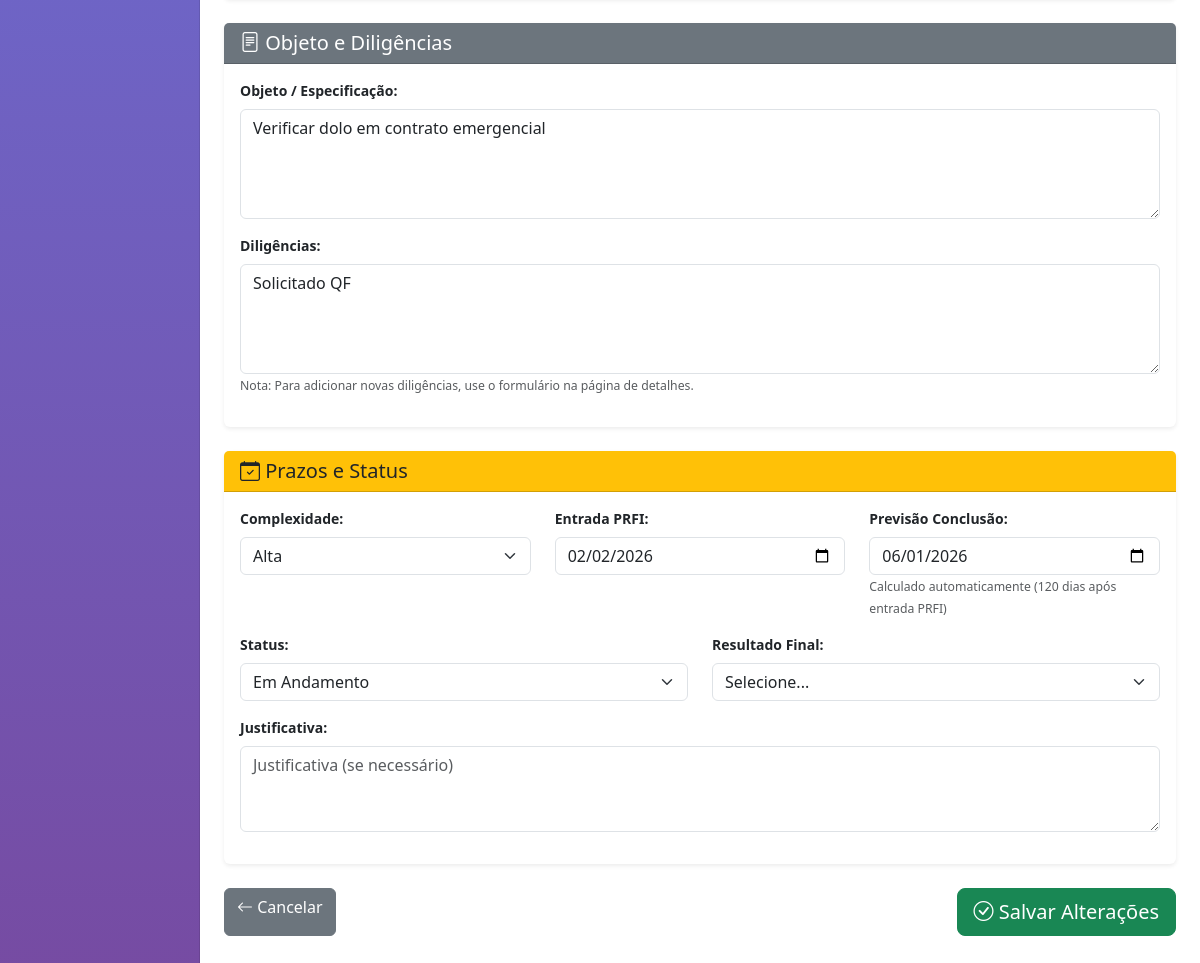
Page /investigacoes/3/editar (signed in, lower part) on the earlier database version.
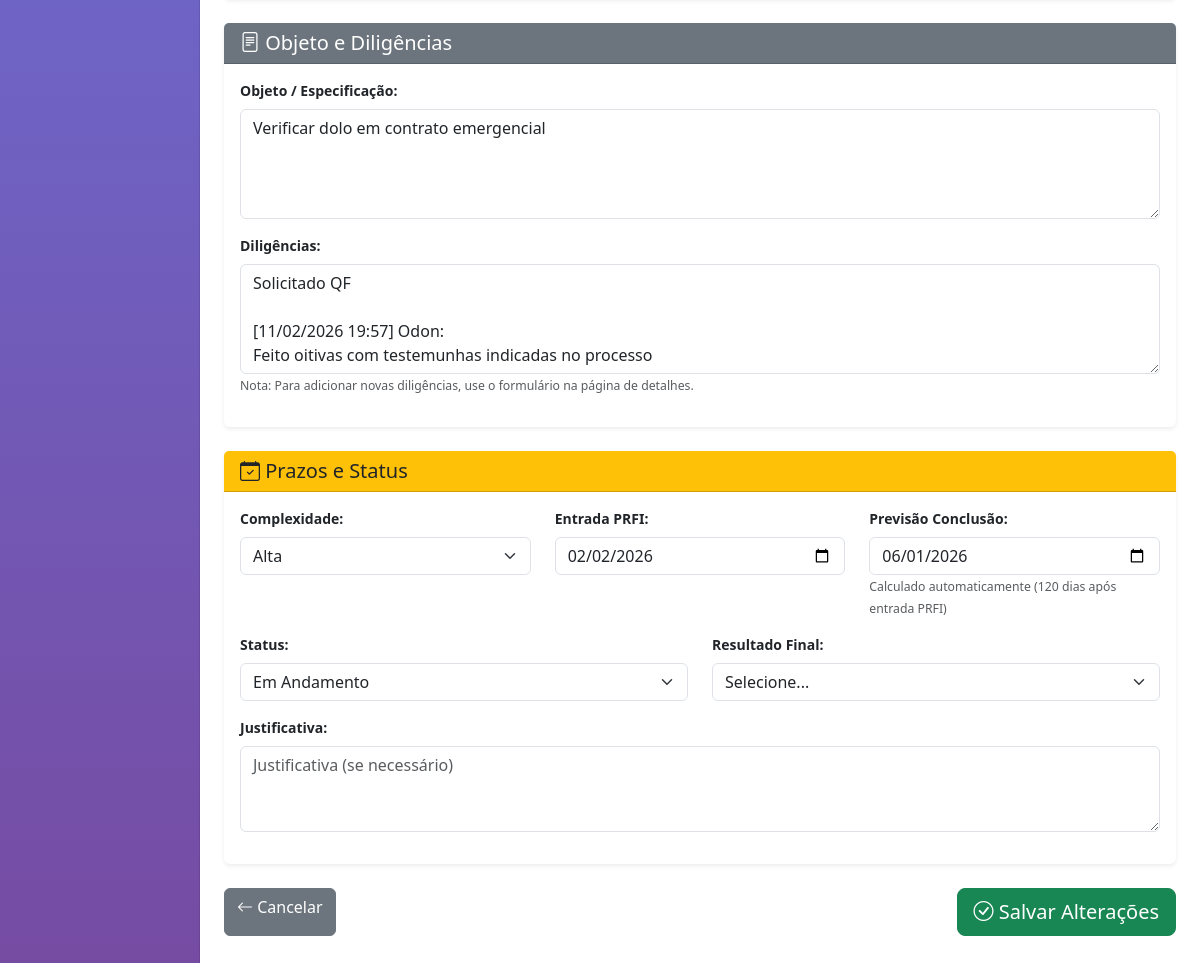
Same page on the later database version.
### models.py (models this page shows, shortened)
class Investigacao(db.Model):
    __tablename__ = 'investigacoes'
    id = db.Column(db.Integer, primary_key=True)
    responsavel = db.Column(db.String(100), nullable=False)
    origem = db.Column(db.String(50))
    canal = db.Column(db.String(50))
    protocolo_origem = db.Column(db.String(100))
    admitida_ou_inadmitida = db.Column(db.String(20))
    unidade_origem = db.Column(db.String(100))
    classificacao = db.Column(db.String(100))
    assunto = db.Column(db.String(200))
    processo_gdoc = db.Column(db.String(100))
    ano = db.Column(db.Integer)
    denunciante = db.Column(db.String(200))
    matricula_denunciado = db.Column(db.String(50))
    nome_denunciado = db.Column(db.String(200))
    setor = db.Column(db.String(100))
    diretoria = db.Column(db.String(100))
    vinculo = db.Column(db.String(50))
    objeto_especificacao = db.Column(db.Text)
    diligencias = db.Column(db.Text)
    complexidade = db.Column(db.String(20))
    entrada_prfi = db.Column(db.Date)
    portaria_instauracao = db.Column(db.String(100))
    distribuicao_prfip = db.Column(db.Date)
    distribuicao_prfir = db.Column(db.Date)
    previsao_conclusao = db.Column(db.Date)
    data_conclusao = db.Column(db.Date, nullable=True)  # ✅ NOVO CAMPO ADICIONADO!
    status = db.Column(db.String(50), default='Em Andamento')
    resultado_final = db.Column(db.String(200))
    justificativa = db.Column(db.Text)
    envio_prfi = db.Column(db.Date)
    envio_prf = db.Column(db.Date)
    criado_em = db.Column(db.DateTime, default=datetime.utcnow)
    atualizado_em = db.Column(db.DateTime, default=datetime.utcnow, onupdate=datetime.utcnow)
    historico = db.relationship('HistoricoDiligencia', backref='investigacao', lazy=True, cascade='all, delete-orphan')

### app.py (the view, shortened to what this page needs)
@app.route('/investigacoes/<int:id>/editar', methods=['GET', 'POST'])
def editar_investigacao(id):
    if 'usuario' not in session:
        flash('Você precisa fazer login primeiro!', 'warning')
        return redirect(url_for('login'))
    if session.get('nivel') not in ['admin', 'investigador']:
        flash('Você não tem permissão para editar investigações!', 'danger')
        return redirect(url_for('detalhes', id=id))
    investigacao = Investigacao.query.get_or_404(id)
    return render_template('editar_investigacao.html', investigacao=investigacao)

### templates/editar_investigacao.html (shortened to what this page needs)
{% extends "base.html" %}
{% block content %}
<form method="POST" action="{{ url_for('editar_investigacao', id=investigacao.id) }}">
    <div class="card mb-4">
        <div class="card-header bg-secondary text-white">
            <h5 class="mb-0"><i class="bi bi-file-text"></i> Objeto e Diligências</h5>
        </div>
        <div class="card-body">
            <div class="row">
                <div class="col-12 mb-3">
                    <label class="form-label"><strong>Objeto / Especificação:</strong></label>
                    <textarea class="form-control" name="objeto_especificacao" rows="4" placeholder="Descreva o objeto da investigação...">{{ investigacao.objeto_especificacao or '' }}</textarea>
                </div>
                <div class="col-12 mb-3">
                    <label class="form-label"><strong>Diligências:</strong></label>
                    <textarea class="form-control" name="diligencias" rows="4" placeholder="Descreva as diligências realizadas...">{{ investigacao.diligencias or '' }}</textarea>
                    <small class="text-muted">Nota: Para adicionar novas diligências, use o formulário na página de detalhes.</small>
                </div>
            </div>
        </div>
    </div>
    <div class="card mb-4">
        <div class="card-header bg-warning">
            <h5 class="mb-0"><i class="bi bi-calendar-check"></i> Prazos e Status</h5>
        </div>
        <div class="card-body">
            <div class="row">
                <div class="col-md-4 mb-3">
                    <label class="form-label"><strong>Complexidade:</strong></label>
                    <select class="form-select" name="complexidade">
                        <option value="Alta" {% if investigacao.complexidade == 'Alta' %}selected{% endif %}>Alta</option>
                    </select>
                </div>
                <div class="col-md-4 mb-3">
                    <label class="form-label"><strong>Entrada PRFI:</strong></label>
                    <input type="date" class="form-control" name="entrada_prfi" id="entrada_prfi" value="{{ investigacao.entrada_prfi.strftime('%Y-%m-%d') if investigacao.entrada_prfi else '' }}">
                </div>
                <div class="col-md-4 mb-3">
                    <label class="form-label"><strong>Previsão Conclusão:</strong></label>
                    <input type="date" class="form-control" name="previsao_conclusao" id="previsao_conclusao" value="{{ investigacao.previsao_conclusao.strftime('%Y-%m-%d') if investigacao.previsao_conclusao else '' }}">
                    <small class="text-muted">Calculado automaticamente (120 dias após entrada PRFI)</small>
                </div>
<div class="col-md-6 mb-3">
    <label class="form-label"><strong>Status:</strong></label>
    <select class="form-select" name="status" id="status">
        <option value="Em Andamento" {% if investigacao.status == 'Em Andamento' %}selected{% endif %}>Em Andamento</option>
    </select>
</div>
                <div class="col-md-6 mb-3">
                    <label class="form-label"><strong>Resultado Final:</strong></label>
                    <select class="form-select" name="resultado_final">
                        <option value="">Selecione...</option>
                    </select>
                </div>
                <div class="col-12 mb-3">
                    <label class="form-label"><strong>Justificativa:</strong></label>
                    <textarea class="form-control" name="justificativa" rows="3" placeholder="Justificativa (se necessário)">{{ investigacao.justificativa or '' }}</textarea>
                </div>
            </div>
        </div>
    </div>
    <div class="d-flex justify-content-between mb-5">
        <a href="{{ url_for('detalhes', id=investigacao.id) }}" class="btn btn-secondary">
            <i class="bi bi-arrow-left"></i> Cancelar
        </a>
        <button type="submit" class="btn btn-success btn-lg">
            <i class="bi bi-check-circle"></i> Salvar Alterações
        </button>
    </div>
</form>
{% endblock %}

Differences in the rows shown:
changed Investigacao "Verificar dolo em contrato emergencial": diligencias "Solicitado QF" → "Solicitado QF [11/02/2026 19:57] Odon: Feito oitivas com testemunhas indicadas no processo"
